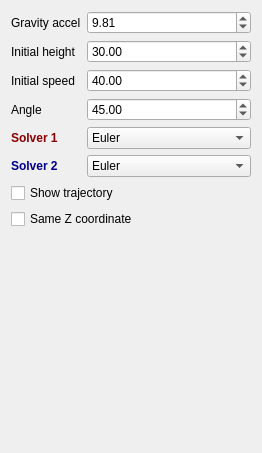
<?xml version="1.0" encoding="UTF-8"?>
<ui version="4.0">
 <class>WidgetProjectiles</class>
 <widget class="QWidget" name="WidgetProjectiles">
  <property name="geometry">
   <rect>
    <x>0</x>
    <y>0</y>
    <width>262</width>
    <height>453</height>
   </rect>
  </property>
  <property name="windowTitle">
   <string>Form</string>
  </property>
  <layout class="QFormLayout" name="formLayout">
   <item row="0" column="0">
    <widget class="QLabel" name="label_2">
     <property name="text">
      <string>Gravity accel</string>
     </property>
    </widget>
   </item>
   <item row="0" column="1">
    <widget class="QDoubleSpinBox" name="gravity">
     <property name="singleStep">
      <double>0.100000000000000</double>
     </property>
     <property name="value">
      <double>9.810000000000000</double>
     </property>
    </widget>
   </item>
   <item row="1" column="0">
    <widget class="QLabel" name="label">
     <property name="text">
      <string>Initial height</string>
     </property>
    </widget>
   </item>
   <item row="1" column="1">
    <widget class="QDoubleSpinBox" name="height">
     <property name="maximum">
      <double>100.000000000000000</double>
     </property>
     <property name="value">
      <double>30.000000000000000</double>
     </property>
    </widget>
   </item>
   <item row="3" column="0">
    <widget class="QLabel" name="label_3">
     <property name="text">
      <string>Angle</string>
     </property>
    </widget>
   </item>
   <item row="3" column="1">
    <widget class="QDoubleSpinBox" name="angle">
     <property name="minimum">
      <double>-90.000000000000000</double>
     </property>
     <property name="maximum">
      <double>90.000000000000000</double>
     </property>
     <property name="value">
      <double>45.000000000000000</double>
     </property>
    </widget>
   </item>
   <item row="2" column="0">
    <widget class="QLabel" name="label_4">
     <property name="text">
      <string>Initial speed</string>
     </property>
    </widget>
   </item>
   <item row="2" column="1">
    <widget class="QDoubleSpinBox" name="speed">
     <property name="maximum">
      <double>50.000000000000000</double>
     </property>
     <property name="value">
      <double>40.000000000000000</double>
     </property>
    </widget>
   </item>
   <item row="7" column="0" colspan="2">
    <widget class="QCheckBox" name="sameZ">
     <property name="text">
      <string>Same Z coordinate</string>
     </property>
    </widget>
   </item>
   <item row="6" column="0" colspan="2">
    <widget class="QCheckBox" name="trajectory">
     <property name="text">
      <string>Show trajectory</string>
     </property>
    </widget>
   </item>
   <item row="4" column="0">
    <widget class="QLabel" name="label_5">
     <property name="styleSheet">
      <string notr="true">font-weight:bold;color:darkred</string>
     </property>
     <property name="text">
      <string>Solver 1</string>
     </property>
    </widget>
   </item>
   <item row="5" column="0">
    <widget class="QLabel" name="label_6">
     <property name="styleSheet">
      <string notr="true">font-weight:bold;color:darkblue</string>
     </property>
     <property name="text">
      <string>Solver 2</string>
     </property>
    </widget>
   </item>
   <item row="4" column="1">
    <widget class="QComboBox" name="solver1">
     <item>
      <property name="text">
       <string>Euler</string>
      </property>
     </item>
     <item>
      <property name="text">
       <string>Symplectic Euler</string>
      </property>
     </item>
     <item>
      <property name="text">
       <string>Midpoint</string>
      </property>
     </item>
     <item>
      <property name="text">
       <string>RK2</string>
      </property>
     </item>
    </widget>
   </item>
   <item row="5" column="1">
    <widget class="QComboBox" name="solver2">
     <item>
      <property name="text">
       <string>Euler</string>
      </property>
     </item>
     <item>
      <property name="text">
       <string>Symplectic Euler</string>
      </property>
     </item>
     <item>
      <property name="text">
       <string>Midpoint</string>
      </property>
     </item>
     <item>
      <property name="text">
       <string>RK2</string>
      </property>
     </item>
    </widget>
   </item>
  </layout>
 </widget>
 <resources/>
 <connections/>
</ui>
